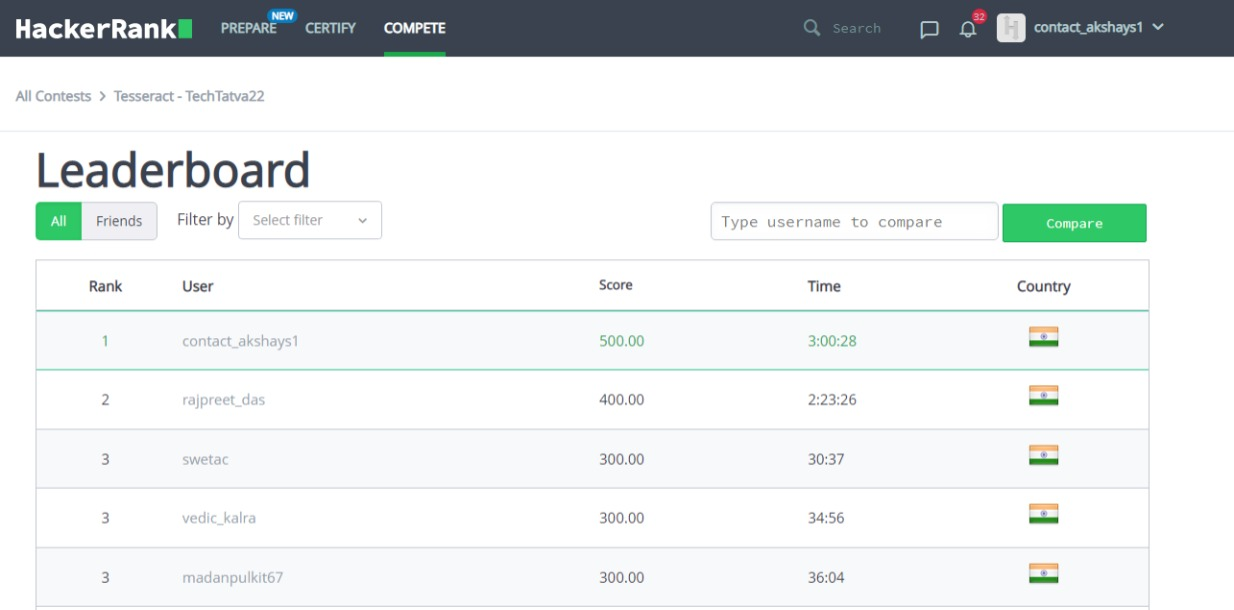
#> input picture Web capture_13-10-2022_19499_www.hackerrank.com.jpeg, 1234 x 610 px, given in place of the camera
$ python Realtime_Shape_Detection.py   (older library calls are emulated)
#> lines starting #> are read from the running program, lines starting #| are printed output that depends on the picture; after the words box and inside, x2 and y2 are one past the last pixel; in counts of white or black regions, pixels touching at a corner belong together
import cv2
import numpy as np

def nothing(x):
    # any operation
    pass

cap = cv2.VideoCapture(0)

cv2.namedWindow("Trackbars")
cv2.createTrackbar("L-H", "Trackbars", 0, 180, nothing)
cv2.createTrackbar("L-S", "Trackbars", 72, 255, nothing)
cv2.createTrackbar("L-V", "Trackbars", 154, 255, nothing)
cv2.createTrackbar("U-H", "Trackbars", 180, 180, nothing)
cv2.createTrackbar("U-S", "Trackbars", 255, 255, nothing)
cv2.createTrackbar("U-V", "Trackbars", 243, 255, nothing)

font = cv2.FONT_HERSHEY_COMPLEX

while True:
    _, frame = cap.read()
#> frame is the input picture: shape (610, 1234, 3); mean B, G, R 233.8, 233.3, 230.2
    hsv = cv2.cvtColor(frame, cv2.COLOR_BGR2HSV)
#> hsv: shape (610, 1234, 3); mean H, S, V 51.9, 10.4, 235.4

    l_h = cv2.getTrackbarPos("L-H", "Trackbars")
    l_s = cv2.getTrackbarPos("L-S", "Trackbars")
    l_v = cv2.getTrackbarPos("L-V", "Trackbars")
    u_h = cv2.getTrackbarPos("U-H", "Trackbars")
    u_s = cv2.getTrackbarPos("U-S", "Trackbars")
    u_v = cv2.getTrackbarPos("U-V", "Trackbars")

    lower_red = np.array([l_h, l_s, l_v])
    upper_red = np.array([u_h, u_s, u_v])

    mask = cv2.inRange(hsv, lower_red, upper_red)
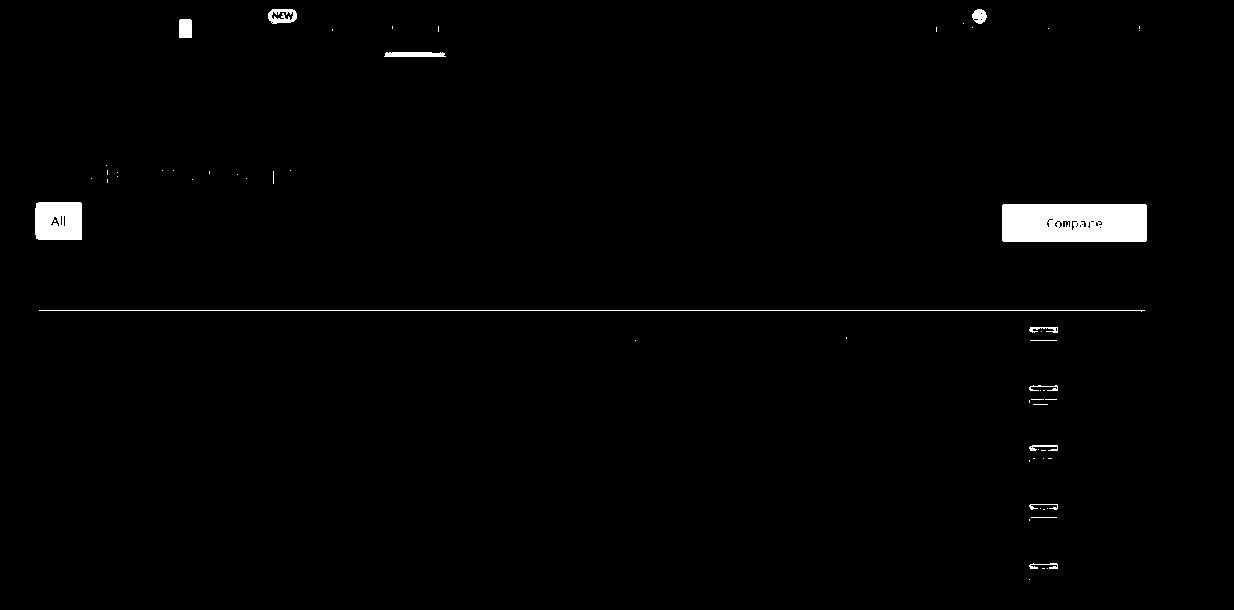
#> mask: shape (610, 1234); 1.3% white; 59 white regions (45 under 20 px), largest, box (x1, y1, x2, y2) and area: (1002, 204, 1147, 242) 5384, (35, 202, 82, 240) 1725, (39, 310, 1145, 312) 1107
    kernel = np.ones((5, 5), np.uint8)
    mask = cv2.erode(mask, kernel)
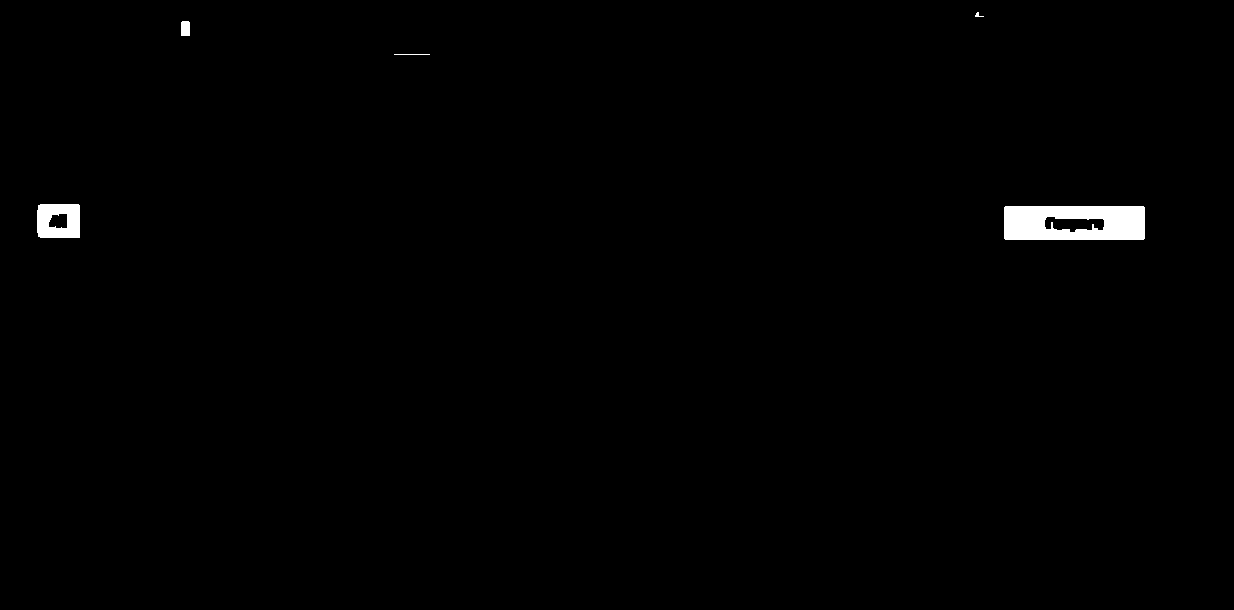
#> mask: shape (610, 1234); 0.75% white; 5 white regions

    # Contours detection
    if int(cv2.__version__[0]) > 3:
        # Opencv 4.x.x
        contours, _ = cv2.findContours(mask, cv2.RETR_TREE, cv2.CHAIN_APPROX_SIMPLE)
#> contours = 7 contours, 2 with area under 20; largest, box (x1, y1, x2, y2) and area: (1004, 206, 1145, 240) 4618, (37, 204, 80, 238) 1372, (1044, 216, 1105, 233) 680, (48, 213, 68, 229) 246, (181, 21, 190, 36) 111
    else:
        # Opencv 3.x.x
        _,contours, _ = cv2.findContours(mask, cv2.RETR_TREE, cv2.CHAIN_APPROX_SIMPLE)

    for cnt in contours:
        area = cv2.contourArea(cnt)
        approx = cv2.approxPolyDP(cnt, 0.02*cv2.arcLength(cnt, True), True)
        x = approx.ravel()[0]
        y = approx.ravel()[1]

        if area > 400:
            cv2.drawContours(frame, [approx], 0, (0, 0, 0), 5)

            if len(approx) == 4:
                cv2.putText(frame, "Rectangle", (x, y), font, 1, (0, 0, 0))
#> this loop made 7 passes
#> (area, x, y) on passes 2, 4, 6: (680, 1044, 220), (246.5, 51, 215), (111, 182, 21)
#> (area, approx, x, y) on passes 1, 3: (4618, [[1004, 207], [1005, 239], [1144, 238], [1143, 206]], 1004, 207), (1372.5, [[38, 205], [38, 236], [79, 237], [78, 204]], 38, 205)
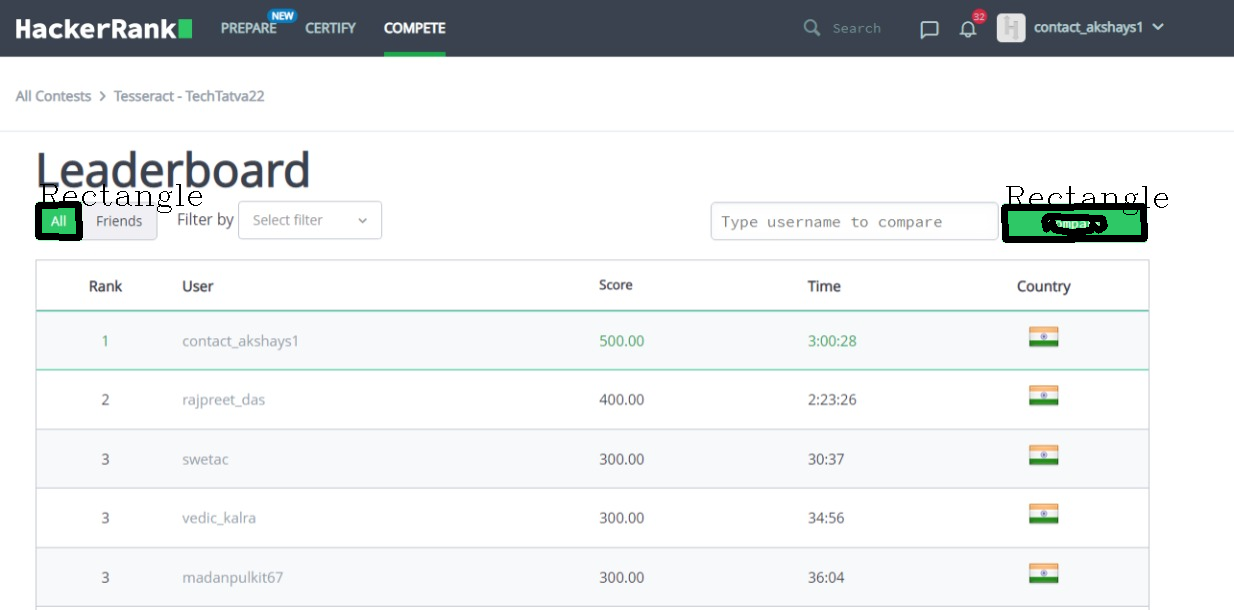
#> frame: shape (610, 1234, 3); 0.72% of pixels changed, all inside (x1, y1, x2, y2) = (35, 184, 1168, 243)


    cv2.imshow("Frame", frame)
    cv2.imshow("Mask", mask)

    key = cv2.waitKey(1)
#> (key Esc is pressed here)
    if key == 27:
        break

cap.release()
cv2.destroyAllWindows()
